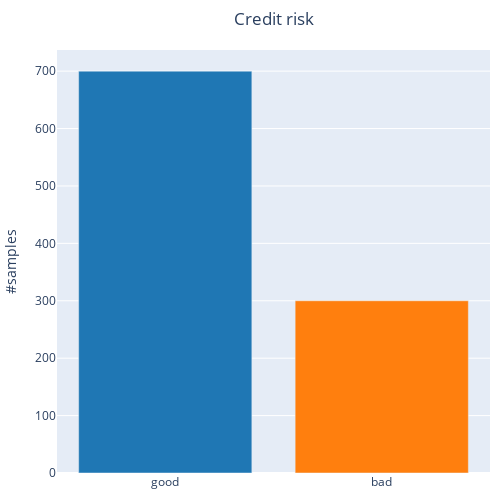

Notebook source saved alongside this figure:
### Code cell
mappings = {1: "bad", 0:"good"}

y =  df["credit_risk"].value_counts()
data = [go.Bar(x=[mappings[x] for x in y.index], y=y.values, marker = dict(color = colors[:len(y.index)]))]
layout = get_layout("Credit risk", y_title='#samples', height=500, width=500)
fig = go.Figure(data=data, layout=layout)
fig.show()
if SAVE_IMAGES:
    pio.write_image(fig, f"{images_folder}/class.png")

### Figure 1 — Plotly figure (JSON) as saved in the notebook; plotly's stock layout.template omitted (floating-point values rounded to 4 significant figures)
{"data": [{"marker": {"color": ["rgb(31, 119, 180)", "rgb(255, 127, 14)"]}, "type": "bar", "x": ["good", "bad"], "y": [700, 300]}], "layout": {"autosize": true, "height": 500, "margin": {"b": 10, "l": 10, "r": 10, "t": 50}, "showlegend": false, "title": {"text": "Credit risk", "x": 0.5, "xref": "paper"}, "width": 500, "xaxis": {"automargin": true, "tickangle": 0}, "yaxis": {"automargin": true, "title": {"text": "#samples"}}}}
